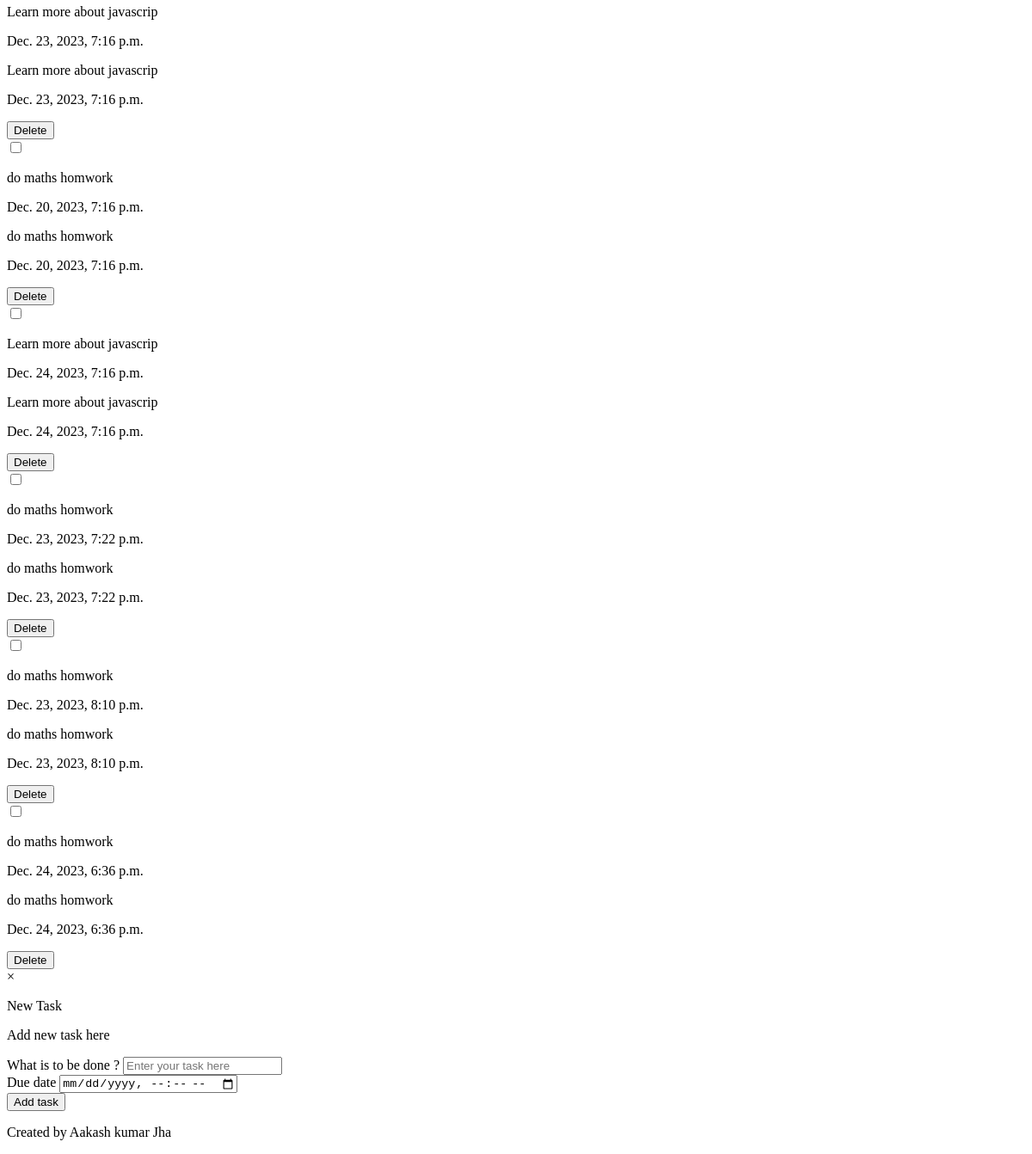
The page / (signed in, lower part) on the database as committed earlier.
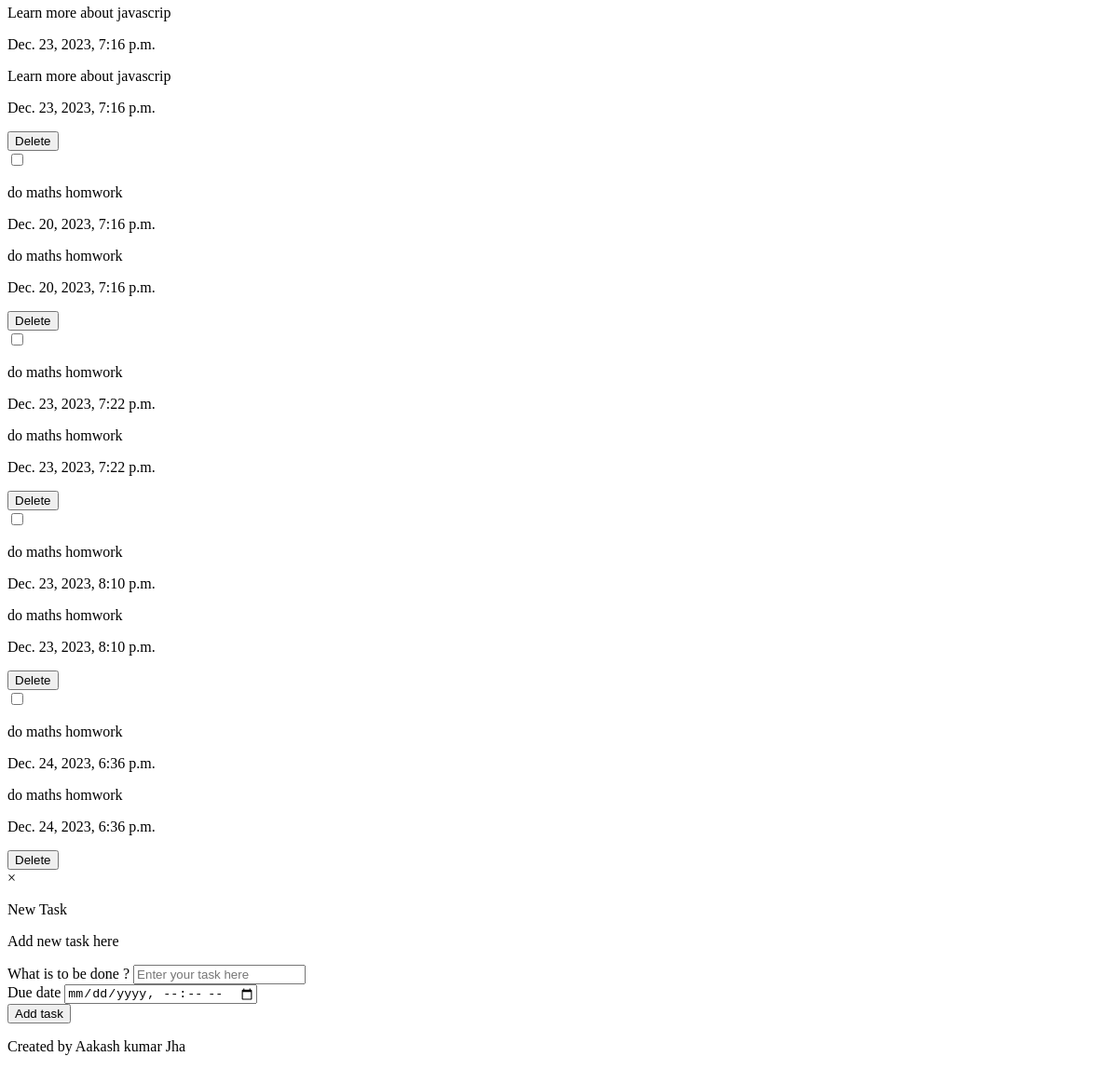
The same page on the database as committed later.
### app/models.py (models this page shows, shortened)
class Tasks(models.Model):
    user=models.ForeignKey(User, verbose_name=(""), on_delete=models.CASCADE)
    sno=models.AutoField(primary_key=True)
    task=models.CharField( max_length=1000)
    deadline=models.DateTimeField( auto_now=False, auto_now_add=False)

### app/views.py (the view)
# urls.py: 2. Add a URL to urlpatterns:  path('', views.home, name='home')
def home(request):
    Alltasks=Tasks.objects.all()
    tasks=[task for task in Alltasks if task.user==request.user]
    return render(request, 'app/index.html',{'Tasks':tasks})

### templates/app/index.html (shortened to what this page needs)
{% extends "base.html" %}
{% block body %}
<div class="container p-1 lg:flex lg:justify-around lg:items-center ">
    {% if user.is_authenticated %}
    <div class="bg-white p-2 shadow-lg rounded-md  relative top-10  sm:w-[90%] sm:mx-auto lg:w-[50%] xl:w-[40%] mx-2 md:w-[80%] lg:top-14 ">
        <div id="show_tasks" class="overflow-y-scroll  max-h-[420px] sm:max-h-[530px]">
            {% if Tasks %}
            {% for task in Tasks %}
            <div class="flex items-center p-1 mx-auto my-4 space-x-4">
                <input type="checkbox" class="statusCheck" id="s{{task.sno}}">
                <p class=" hidden md:block taskCont w-[52%] break-words text-xs sm:text-sm lg:text-lg " id="taskText{{task.sno}}"> {{task.task}}</p>
                <p class=" hidden md:block w-[28%] text-xs sm:text-sm lg::text-[16px]" id="deadline{{task.sno}}">{{task.deadline}}</p>
                <div class="flex flex-col w-[70%] md:hidden">
                    <p class="taskCont  break-words text-sm lg:text-lg " id="taskText{{task.sno}}"> {{task.task}}</p>
                    <p class="text-xs " id="deadline{{task.sno}}">{{task.deadline}}</p>
                </div>
                <button
                    class="deleteTask relative right-0 p-1 bg-purple-100 border-[1px] rounded-md text-xs sm:text-sm lg::text-[16px] hover:outline hover:outline-1 hover:outline-purple-200 active:bg-purple-300"
                    id="deleteTask{{task.sno}}" data-model-pk="{{task.sno}}">Delete</button>
            </div>
            {% endfor %}
            {% else %}
            <div class="p-2 my-2 mt-4 text-center w-2/3 break-words mx-auto">
                There is no task to do add some
            </div>
            {% endif %}
        </div>
    </div>
    <div class="appendTask fixed left-[10%] top-44 sm:left-[20%] sm:top-[20%] md:left-[22%] w-fit hidden lg:relative lg:block lg:top-14 lg:left-auto "
    id="tFormCont">
    <form action="\addTask" id="taskForm" method="get"
        class="w-[340px] space-y-[20px] flex flex-col bg-gray-50 pb-3 pt-0 px-4 shadow-md rounded-md sm:px-6 md:px-6 sm:pb-10 sm:pt-4 sm:space-y-[24px] sm:w-[400px] lg:w-[90%]">
        <span id="tFormClose" class="lg:hidden text-lg absolute top-[-6%] left-[94%]   lg:left-[84%] active:text-purple-400"
            onclick="hideTaskForm()">&times;</span>
        <p class="text-lg text-purple-700 text-center font-medium sm:text-xl sm:font-semibold sm:p-4 lg:hidden">New Task</p>
        <p class="text-lg text-purple-700 text-center font-medium sm:text-xl sm:font-semibold sm:p-4 lg:block hidden">Add new task here</p>
        <div class="">
            <label for="task" class="text-gray-800 text-sm sm:text-[16px]">What is to be done ?</label>
            <input id="task" name="task" type="text"
                class=" p-1 text-sm  w-full rounded-md outline outline-purple-400 outline-1 focus:outline-4 focus:outline-purple-200  focus:outline-offset-1  sm:text-[16px]"
                placeholder="Enter your task here" required>
        </div>
        <div class="">
            <label for="deadline" class="text-gray-800 text-sm sm:text-[16px]">Due date</label>
            <input id="deadline" name="deadline" type="datetime-local"
                class=" text-sm p-1 w-full rounded-md outline outline-purple-400 outline-1 focus:outline-4 focus:outline-purple-200  focus:outline-offset-1 sm:text-[16px]"
                required>
        </div>
        <button id="addtakBtn" type="submit"
            class="bg-purple-500 p-1  rounded-xl w-1/3 text-white sm:text-[16px] sm:p-[6px]">Add task</button>
    </form>
</div>
    {% endif %}
</div>
{% endblock body %}

### templates/base.html (shortened to what this page needs)
{% load compress %}
{% load static %}
<!DOCTYPE html>
<html lang="en">
<head>
	{% compress css %}
	<link rel="stylesheet" href="{% static 'src/output.css' %}" type="css">
	{% endcompress %}
</head>
<body class="bg-purple-100 " id="body">
	{% block body %}
	{% endblock body %}
	<footer class="bg-purple-200 p-1 fixed right-0 bottom-0 w-full"><p class=" text-black text-center">Created by Aakash kumar Jha </p></footer>
</body>
</html>

Rows that differ between the two databases and show on the page:
removed Tasks: task "Learn more about javascrip", deadline "Dec. 24, 2023, 7:16 p.m."
